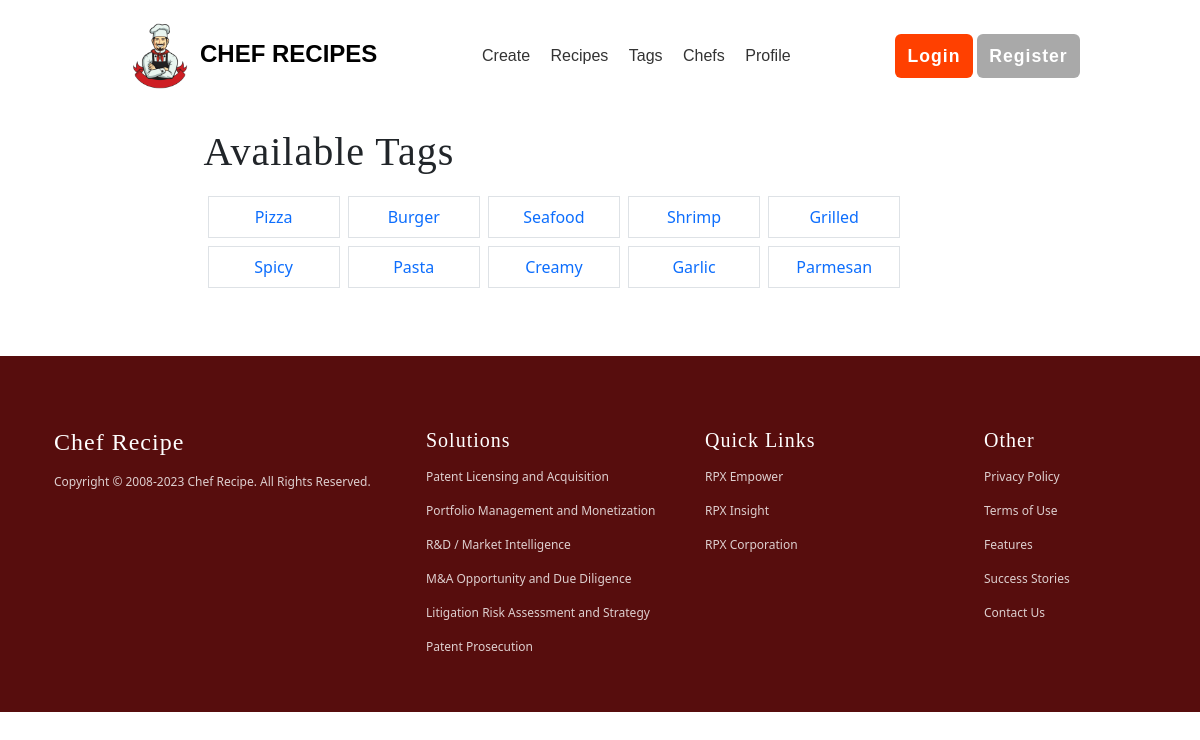
/tags, run on an earlier commit of the app's database.
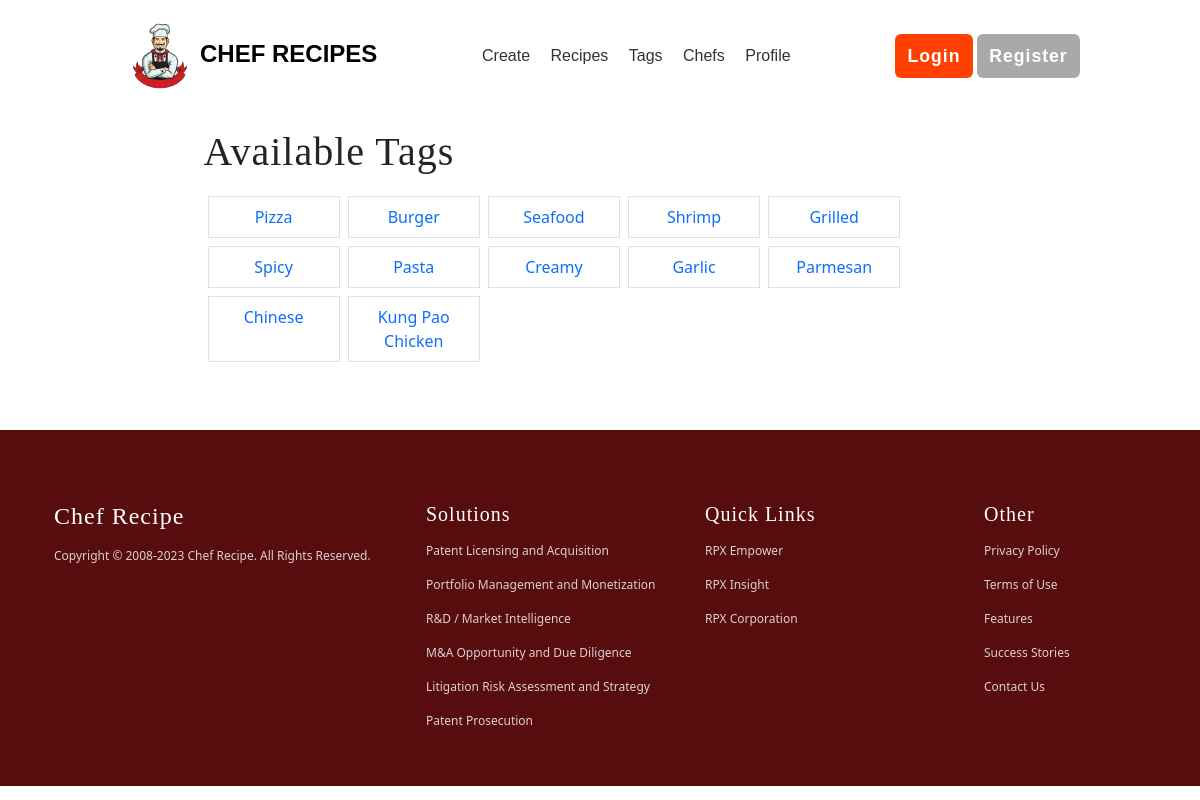
And on a later commit of the database.
### main/models.py (models this page shows, shortened)
class Tag(models.Model):
    name = models.CharField(max_length=50)
    created_at = models.DateTimeField(auto_now_add=True)
    updated_at = models.DateTimeField(auto_now=True)

### main/views.py (the view)
# urls.py: path('tags', views.tags, name='tags'),
def tags(request):
    tagList = Tag.objects.all()
    return render(request, 'main/tags.html', {'tags': tagList})

### templates/main/tags.html
{% extends 'includes/base.html' %}
{% load static %}
{% block body %}
<div style="width: 100%; max-width: 825px; margin: auto;" class=" p-3 mb-5  ">
    <h1 class="mx-md-n5">Available Tags</h1>
    <div class="mt-3 d-flex flex-wrap">
        {% for i in tags %}
            <div class="border p-2 col-2 m-1 text-center" style="text-transform: capitalize;" >
                <a href="{% url 'main:tags' i.name %}">{{i.name}}</a>
            </div>
        {% endfor %}
    </div>
</div>
{% endblock %}

What changed in the data, as far as the page shows it:
added Tag: name "Chinese"
added Tag: name "Kung Pao Chicken"
